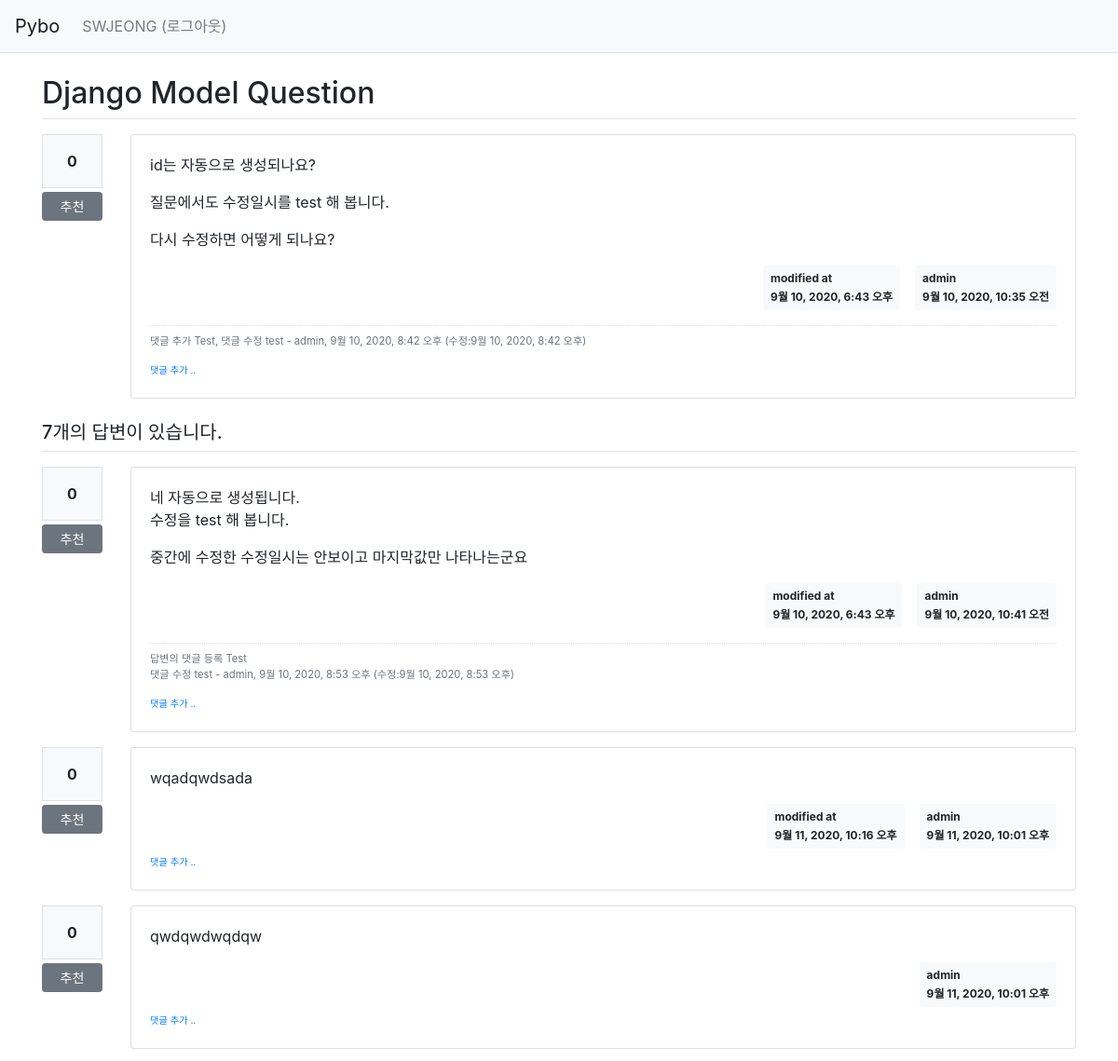
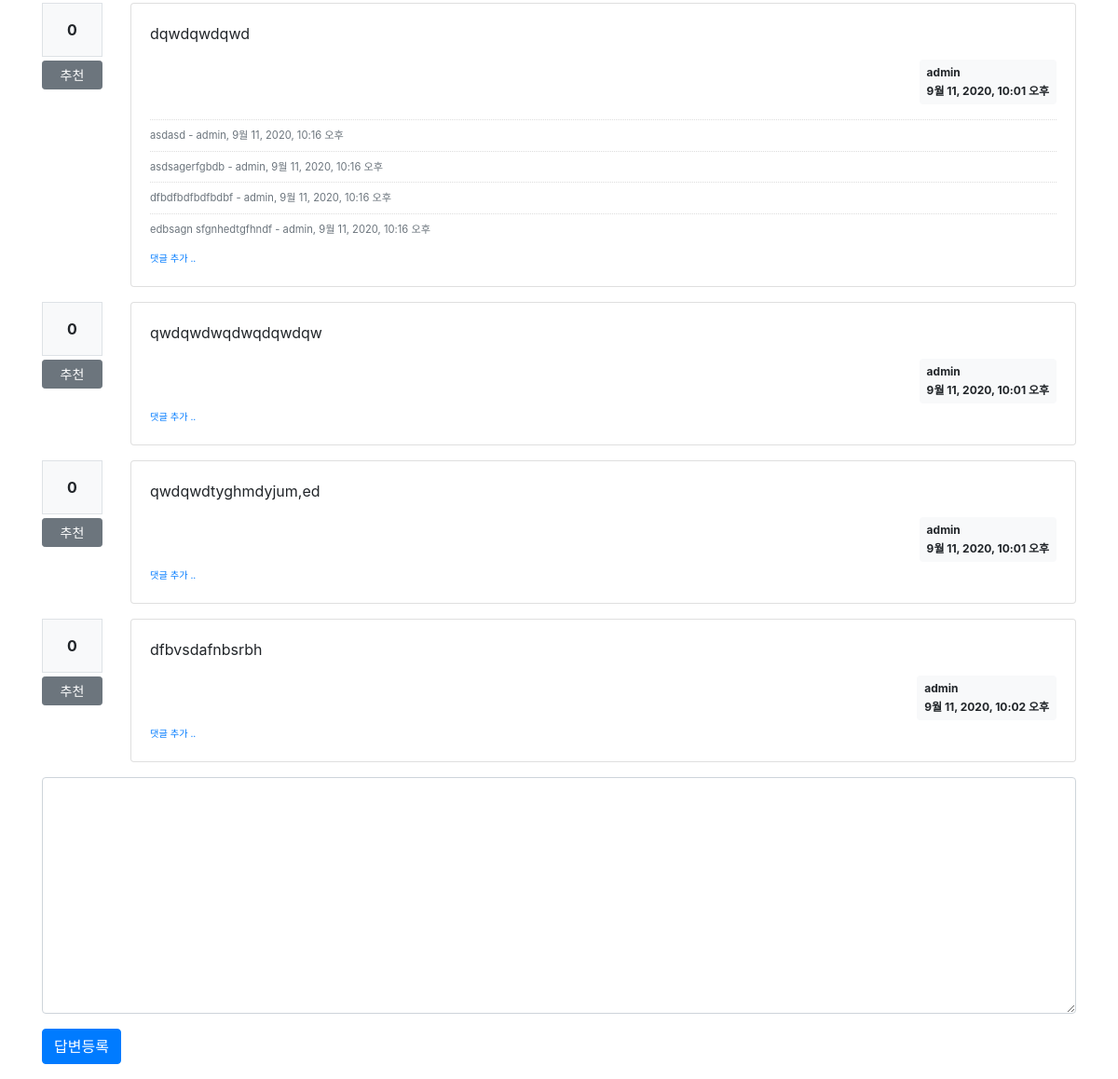
Page /pybo/2/ (signed in) on the committed database (2 pictures, top to bottom).
### pybo/models.py (models this page shows, shortened)
class Question(models.Model):
    author = models.ForeignKey(User, on_delete=models.CASCADE, related_name='author_question')
    modify_date = models.DateTimeField(null=True, blank=True)
    subject = models.CharField(max_length=200)
    content = models.TextField()
    create_date = models.DateTimeField()
    voter = models.ManyToManyField(User, related_name='voter_question')

class Comment(models.Model):
    author = models.ForeignKey(User, on_delete=models.CASCADE)
    content = models.TextField()
    create_date = models.DateTimeField()
    modify_date = models.DateTimeField(null=True, blank=True)
    question = models.ForeignKey(Question, null=True, blank=True, on_delete=models.CASCADE)
    answer = models.ForeignKey(Answer, null=True, blank=True, on_delete=models.CASCADE)

class Answer(models.Model):
    author = models.ForeignKey(User, on_delete=models.CASCADE, related_name='author_answer')
    modify_date = models.DateTimeField(null=True, blank=True)
    question = models.ForeignKey(Question, on_delete=models.CASCADE)
    content = models.TextField()
    create_date = models.DateTimeField()
    voter = models.ManyToManyField(User, related_name='voter_answer')

### pybo/views/base_views.py (the view)
# urls.py: path('<int:question_id>/', base_views.detail, name='detail'),
def detail(request, question_id):
    question = get_object_or_404(Question, pk=question_id)
    context = {'question': question}
    return render(request, 'pybo/question_detail.html', context)

### pybo/templatetags/pybo_filter.py (called while the page is built)
@register.filter()
def mark(value):
    extensions = ["nl2br", "fenced_code"]
    return mark_safe(markdown.markdown(value, extensions=extensions))

### templates/pybo/question_detail.html (shortened to what this page needs)
{% extends 'base.html' %}
{% load pybo_filter %}
{% block content %}
<div class="container my-3">
    <h2 class="border-bottom py-2">{{ question.subject }}</h2>
    <div class="row my-3">
        <div class="col-1">
            <div class="bg-light text-center p-3 border font-weight-bolder mb-1">{{question.voter.count}}</div>
            <a href="#" data-uri="{% url 'pybo:vote_question' question.id  %}"
               class="recommend btn btn-sm btn-secondary btn-block my-1">추천</a>
        </div>
        <div class="col-11">
            <div class="card">
                <div class="card-body">
                    <div class="card-text">{{ question.content|mark }}</div>
                    <div class="d-flex justify-content-end">
                        {% if question.modify_date %}
                        <div class="badge badge-light p-2 text-left mx-3">
                            <div class="mb-2">modified at</div>
                            <div>{{ question.modify_date }}</div>
                        </div>
                        {% endif %}
                        <div class="badge badge-light p-2 text-left">
                            <div class="mb-2">{{ question.author.username }}</div>
                            <div>{{ question.create_date }}</div>
                        </div>
                    </div>
                    {% if question.comment_set.count > 0 %}
                    <div class="mt-3">
                    {% for comment in question.comment_set.all %}
                        <div class="comment py-2 text-muted">
                            <span style="white-space: pre-line;">{{ comment.content }}</span>
                            <span>
                                - {{ comment.author }}, {{ comment.create_date }}
                                {% if comment.modify_date %}
                                (수정:{{ comment.modify_date }})
                                {% endif %}
                            </span>
                        </div>
                    {% endfor %}
                    </div>
                    {% endif %}
                    <div>
                        <a href="{% url 'pybo:comment_create_question' question.id  %}"
                           class="small"><small>댓글 추가 ..</small></a>
                    </div>
                </div>
            </div>
        </div>
    </div>
    <h5 class="border-bottom my-3 py-2">{{question.answer_set.count}}개의 답변이 있습니다.</h5>
    {% for answer in question.answer_set.all %}
    <div class="row my-3">
        <div class="col-1">
            <div class="bg-light text-center p-3 border font-weight-bolder mb-1">{{answer.voter.count}}</div>
            <a href="#" data-uri="{% url 'pybo:vote_answer' answer.id  %}"
                class="recommend btn btn-sm btn-secondary btn-block my-1">추천</a>
        </div>
        <div class="col-11">
            <div class="card">
                <div class="card-body">
                    <div class="card-text">{{ answer.content|mark }}</div>
                    <div class="d-flex justify-content-end">
                        {% if answer.modify_date %}
                        <div class="badge badge-light p-2 text-left mx-3">
                            <div class="mb-2">modified at</div>
                            <div>{{ answer.modify_date }}</div>
                        </div>
                        {% endif %}
                        <div class="badge badge-light p-2 text-left">
                            <div class="mb-2">{{answer.author.username}}</div>
                            <div>{{ answer.create_date }}</div>
                        </div>
                    </div>
                    {% if answer.comment_set.count > 0 %}
                    <div class="mt-3">
                    {% for comment in answer.comment_set.all %}
                        <div class="comment py-2 text-muted">
                            <span style="white-space: pre-line;">{{ comment.content }}</span>
                            <span>
                                - {{ comment.author }}, {{ comment.create_date }}
                                {% if comment.modify_date %}
                                (수정:{{ comment.modify_date }})
                                {% endif %}
                            </span>
                        </div>
                    {% endfor %}
                    </div>
                    {% endif %}
                    <div>
                        <a href="{% url 'pybo:comment_create_answer' answer.id  %}"
                           class="small"><small>댓글 추가 ..</small></a>
                    </div>
                </div>
            </div>
        </div>
    </div>
    {% endfor %}
    <form action="{% url 'pybo:answer_create' question.id %}" method="post" class="my-3">
    <div class="form-group">
        <textarea {% if not user.is_authenticated %}disabled{% endif %}
                  name="content" id="content" class="form-control" rows="10"></textarea>
    </div>
    <input type="submit" value="답변등록" class="btn btn-primary">
    </form>
</div>
{% endblock %}

### templates/navbar.html (shortened to what this page needs)
<nav class="navbar navbar-expand-lg navbar-light bg-light border-bottom">
    <a class="navbar-brand" href="{% url 'pybo:index' %}">Pybo</a>
    <div class="collapse navbar-collapse flex-grow-0" id="navbarNav">
        <ul class="navbar-nav">
            <li class="nav-item ">
                {% if user.is_authenticated %}
                <a class="nav-link" href="{% url 'common:logout' %}">{{ user.username }} (로그아웃)</a>
                {% else %}
                <a class="nav-link" href="{% url 'common:login' %}">로그인</a>
                {% endif %}
            </li>
        </ul>
    </div>
</nav>

### static/style.css (style rules this page uses)
.comment { border-top:dotted 1px #ddd; font-size:0.7em; }

### rows in the picture
Question: subject "Django Model Question", voter.count "0", content|mark "id는 자동으로 생성되나요? 질문에서도 수정일시를 test 해 봅니다. 다시 수정하면 어떻게 되나요?", modify_date "9월 10, 2020, 6:43 오후", author.username "admin", create_date "9월 10, 2020, 10:35 오전", answer_set.count "7"
Comment: content "댓글 추가 Test, 댓글 수정 test", author "admin", create_date "9월 10, 2020, 8:42 오후", modify_date "9월 10, 2020, 8:42 오후"
Answer: voter.count "0", content|mark "네 자동으로 생성됩니다. 수정을 test 해 봅니다. 중간에 수정한 수정일시는 안보이고 마지막값만 나타나는군요", modify_date "9월 10, 2020, 6:43 오후", author.username "admin", create_date "9월 10, 2020, 10:41 오전"
Comment: content "답변의 댓글 등록 Test 댓글 수정 test", author "admin", create_date "9월 10, 2020, 8:53 오후", modify_date "9월 10, 2020, 8:53 오후"
Answer: voter.count "0", content|mark "wqadqwdsada", modify_date "9월 11, 2020, 10:16 오후", author.username "admin", create_date "9월 11, 2020, 10:01 오후"
Answer: voter.count "0", content|mark "qwdqwdwqdqw", author.username "admin", create_date "9월 11, 2020, 10:01 오후"
Answer: voter.count "0", content|mark "dqwdqwdqwd", author.username "admin", create_date "9월 11, 2020, 10:01 오후"
Comment: content "asdasd", author "admin", create_date "9월 11, 2020, 10:16 오후"
Comment: content "asdsagerfgbdb", author "admin", create_date "9월 11, 2020, 10:16 오후"
Comment: content "dfbdfbdfbdfbdbf", author "admin", create_date "9월 11, 2020, 10:16 오후"
Comment: content "edbsagn sfgnhedtgfhndf", author "admin", create_date "9월 11, 2020, 10:16 오후"
Answer: voter.count "0", content|mark "qwdqwdwqdwqdqwdqw", author.username "admin", create_date "9월 11, 2020, 10:01 오후"
Answer: voter.count "0", content|mark "qwdqwdtyghmdyjum,ed", author.username "admin", create_date "9월 11, 2020, 10:01 오후"
Answer: voter.count "0", content|mark "dfbvsdafnbsrbh", author.username "admin", create_date "9월 11, 2020, 10:02 오후"

### other values in the picture
{{ user.username }} "SWJEONG"
